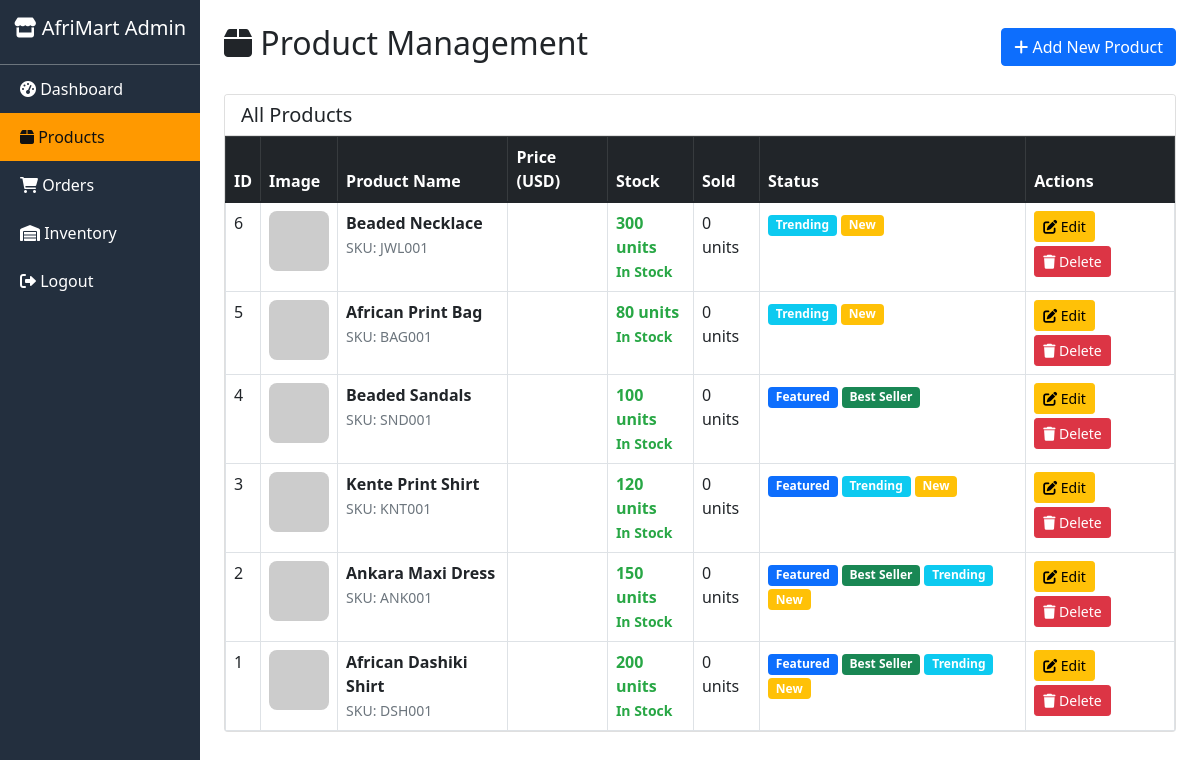
Page /admin/products.php (signed in) on the committed database.
### tables this page shows
CREATE TABLE products (
    id INT AUTO_INCREMENT PRIMARY KEY,
    name VARCHAR(255) NOT NULL,
    slug VARCHAR(255) UNIQUE NOT NULL,
    description TEXT,
    short_description VARCHAR(500),
    price_usd DECIMAL(10,2) NOT NULL,
    compare_price_usd DECIMAL(10,2) DEFAULT NULL,
    category_id INT,
    brand VARCHAR(100),
    sizes VARCHAR(200),
    colors VARCHAR(200),
    stock_quantity INT DEFAULT 0,
    sku VARCHAR(100) UNIQUE,
    images TEXT,
    featured BOOLEAN DEFAULT 0,
    trending BOOLEAN DEFAULT 0,
    best_seller BOOLEAN DEFAULT 0,
    new_arrival BOOLEAN DEFAULT 0,
    sold_count INT DEFAULT 0,
    views INT DEFAULT 0,
    status ENUM('active','inactive') DEFAULT 'active',
    created_at TIMESTAMP DEFAULT CURRENT_TIMESTAMP,
    FOREIGN KEY (category_id) REFERENCES categories(id) ON DELETE SET NULL
);

### admin/products.php (the view, shortened to what this page needs)
<?php
require_once '../config/config.php';
$products = $pdo->query("SELECT * FROM products ORDER BY id DESC")->fetchAll();
?>
<!DOCTYPE html>
<html lang="en">
<head>
    <link href="https://cdn.jsdelivr.net/npm/bootstrap@5.1.3/dist/css/bootstrap.min.css" rel="stylesheet">
    <link rel="stylesheet" href="https://cdnjs.cloudflare.com/ajax/libs/font-awesome/6.0.0/css/all.min.css">
</head>
<body>
<div class="container-fluid">
    <div class="row">
        <div class="col-md-2 p-0 sidebar">
            <div class="text-center py-3 border-bottom border-secondary">
                <h5 class="text-white"><i class="fas fa-store"></i> AfriMart Admin</h5>
            </div>
            <nav class="nav flex-column">
                <a class="nav-link" href="index.php"><i class="fas fa-tachometer-alt"></i> Dashboard</a>
                <a class="nav-link active" href="products.php"><i class="fas fa-box"></i> Products</a>
                <a class="nav-link" href="orders.php"><i class="fas fa-shopping-cart"></i> Orders</a>
                <a class="nav-link" href="inventory.php"><i class="fas fa-warehouse"></i> Inventory</a>
                <a class="nav-link" href="logout.php"><i class="fas fa-sign-out-alt"></i> Logout</a>
            </nav>
        </div>
        <div class="col-md-10 p-4">
            <div class="d-flex justify-content-between align-items-center mb-4">
                <h2><i class="fas fa-box"></i> Product Management</h2>
                <button class="btn btn-primary" data-bs-toggle="modal" data-bs-target="#productModal" onclick="resetForm()">
                    <i class="fas fa-plus"></i> Add New Product
                </button>
            </div>
            <div class="card">
                <div class="card-header bg-white">
                    <h5 class="mb-0">All Products</h5>
                </div>
                <div class="card-body p-0">
                    <div class="table-responsive">
                        <table class="table table-bordered table-hover mb-0">
                            <thead class="table-dark">
                                <tr>
                                    <th>ID</th>
                                    <th>Image</th>
                                    <th>Product Name</th>
                                    <th>Price (USD)</th>
                                    <th>Stock</th>
                                    <th>Sold</th>
                                    <th>Status</th>
                                    <th>Actions</th>
                                </tr>
                            </thead>
                            <tbody>
                                <?php foreach($products as $product):
                                    $images = $product['images'] ? json_decode($product['images'], true) : ['placeholder.jpg'];
                                    $stockClass = $product['stock_quantity'] == 0 ? 'stock-out' : ($product['stock_quantity'] < 10 ? 'stock-low' : 'stock-good');
                                    $stockText = $product['stock_quantity'] == 0 ? 'Out of Stock' : ($product['stock_quantity'] < 10 ? 'Low Stock' : 'In Stock');
                                ?>
                                <tr>
                                    <td><?php echo $product['id']; ?></td>
                                    <td>
                                        <img src="../assets/uploads/<?php echo $images[0]; ?>"
                                             width="60" height="60" style="object-fit: cover; border-radius: 8px;"
                                             onerror="this.src='https://via.placeholder.com/60'">
                                    </div>
                                    </td>
                                    <td>
                                        <strong><?php echo htmlspecialchars($product['name']); ?></strong>
                                        <br><small class="text-muted">SKU: <?php echo $product['sku']; ?></small>
                                        </div>
                                    </div>
                                    <td>
                                    <td class="<?php echo $stockClass; ?>">
                                        <?php echo $product['stock_quantity']; ?> units
                                        <br><small><?php echo $stockText; ?></small>
                                    </div>
                                    <td><?php echo $product['sold_count']; ?> units</div>
                                    <td>
                                        <?php if($product['featured']): ?>
                                            <span class="badge bg-primary">Featured</span>
                                        <?php endif; ?>
                                        <?php if($product['best_seller']): ?>
                                            <span class="badge bg-success">Best Seller</span>
                                        <?php endif; ?>
                                        <?php if($product['trending']): ?>
                                            <span class="badge bg-info">Trending</span>
                                        <?php endif; ?>
                                        <?php if($product['new_arrival']): ?>
                                            <span class="badge bg-warning">New</span>
                                        <?php endif; ?>
                                    </div>
                                    <td>
                                        <button class="btn btn-sm btn-warning mb-1" onclick='editProduct(<?php echo htmlspecialchars(json_encode($product)); ?>)'>
                                            <i class="fas fa-edit"></i> Edit
                                        </button>
                                        <a href="?delete=<?php echo $product['id']; ?>" class="btn btn-sm btn-danger" onclick="return confirm('Are you sure you want to delete this product? This action cannot be undone.')">
                                            <i class="fas fa-trash"></i> Delete
                                        </a>
                                   </tr>
                                <?php endforeach; ?>
</body>
</html>

### admin/products.php (style rules this page uses)
.sidebar { min-height: 100vh; background: #232F3E; }
.sidebar .nav-link { color: white; padding: 12px 20px; }
.sidebar .nav-link:hover, .sidebar .nav-link.active { background: #FF9900; color: #111; }
.stock-good { color: #28a745; font-weight: bold; }

### rows in the picture
products: id "6", name "Beaded Necklace", sku "JWL001", stock_quantity "300", stock_quantity "In Stock", sold_count "0", trending "Trending", new_arrival "New"
products: id "5", name "African Print Bag", sku "BAG001", stock_quantity "80", stock_quantity "In Stock", sold_count "0", trending "Trending", new_arrival "New"
products: id "4", name "Beaded Sandals", sku "SND001", stock_quantity "100", stock_quantity "In Stock", sold_count "0", featured "Featured", best_seller "Best Seller"
products: id "3", name "Kente Print Shirt", sku "KNT001", stock_quantity "120", stock_quantity "In Stock", sold_count "0", featured "Featured", trending "Trending", new_arrival "New"
products: id "2", name "Ankara Maxi Dress", sku "ANK001", stock_quantity "150", stock_quantity "In Stock", sold_count "0", featured "Featured", best_seller "Best Seller", trending "Trending", new_arrival "New"
products: id "1", name "African Dashiki Shirt", sku "DSH001", stock_quantity "200", stock_quantity "In Stock", sold_count "0", featured "Featured", best_seller "Best Seller", trending "Trending", new_arrival "New"
